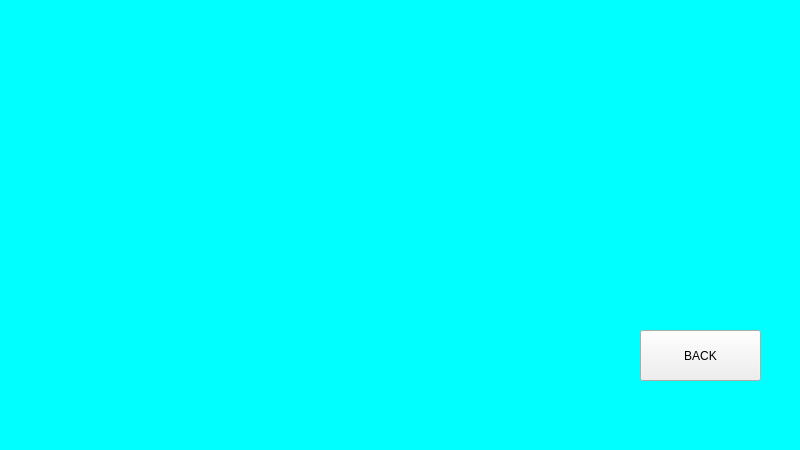
<?xml version="1.0" encoding="UTF-8"?>
<ui version="4.0">
 <class>MainWindow</class>
 <widget class="QMainWindow" name="MainWindow">
  <property name="geometry">
   <rect>
    <x>0</x>
    <y>0</y>
    <width>800</width>
    <height>450</height>
   </rect>
  </property>
  <property name="font">
   <font>
    <pointsize>10</pointsize>
    <weight>75</weight>
    <bold>true</bold>
   </font>
  </property>
  <property name="windowTitle">
   <string>MainWindow</string>
  </property>
  <property name="styleSheet">
   <string notr="true">QMainWindow{
	border-image: url(:/pic/3.png);
background-color: rgb(0, 255, 255);

}</string>
  </property>
  <widget class="QWidget" name="centralwidget">
   <widget class="QPushButton" name="back">
    <property name="geometry">
     <rect>
      <x>640</x>
      <y>330</y>
      <width>121</width>
      <height>51</height>
     </rect>
    </property>
    <property name="text">
     <string>BACK</string>
    </property>
   </widget>
  </widget>
  <widget class="QMenuBar" name="menubar">
   <property name="geometry">
    <rect>
     <x>0</x>
     <y>0</y>
     <width>800</width>
     <height>29</height>
    </rect>
   </property>
  </widget>
 </widget>
 <resources>
  <include location="picture.qrc"/>
 </resources>
 <connections/>
</ui>
